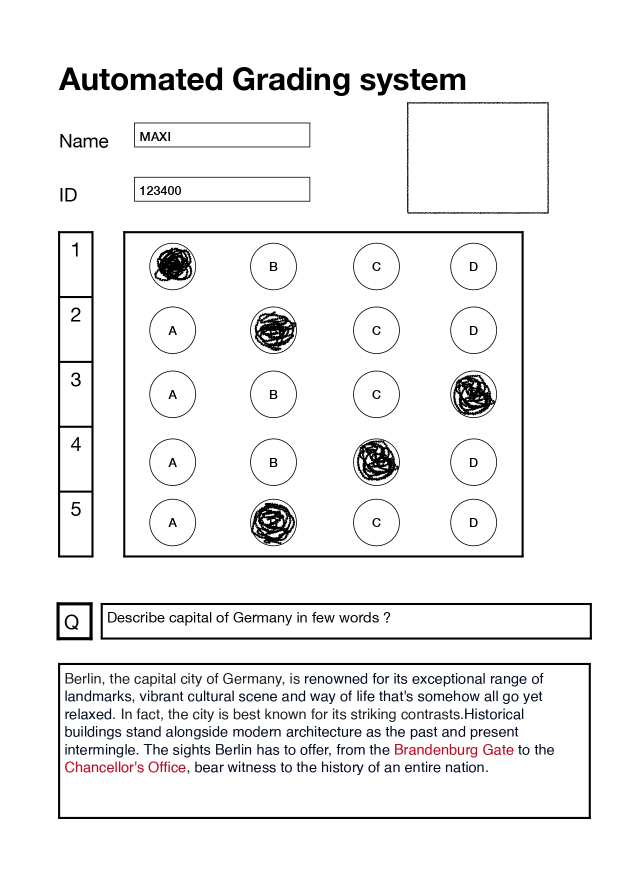
#> input picture 1.jpeg, 1241 x 1754 px (shown at 1/2 size); its folder holds only this picture in this run
$ python -i cv.py   (imports and definitions only)
#> lines starting #> are read from the running program, lines starting #| are printed output that depends on the picture; after the words box and inside, x2 and y2 are one past the last pixel; in counts of white or black regions, pixels touching at a corner belong together
#> further down, picture is the input picture: shape (1754, 1241, 3); mean B, G, R 240.3, 240, 240.2
### utils.py
import cv2
import numpy as np


# TO STACK ALL THE IMAGES IN ONE WINDOW
# [39 lines left out: function stackImages, not called in this run]


def reorder(myPoints):
    myPoints = myPoints.reshape((4, 2))  # REMOVE EXTRA BRACKET
    print(myPoints)
    myPointsNew = np.zeros((4, 1, 2), np.int32)  # NEW MATRIX WITH ARRANGED POINTS
    add = myPoints.sum(1)
    print(add)
    print(np.argmax(add))
    myPointsNew[0] = myPoints[np.argmin(add)]  # [0,0]
    myPointsNew[3] = myPoints[np.argmax(add)]  # [w,h]
    diff = np.diff(myPoints, axis=1)
    myPointsNew[1] = myPoints[np.argmin(diff)]  # [w,0]
    myPointsNew[2] = myPoints[np.argmax(diff)]  # [h,0]

    return myPointsNew


def rectContour(contours):
    rectCon = []
    max_area = 0
    for i in contours:
        area = cv2.contourArea(i)
        if area > 50:
            peri = cv2.arcLength(i, True)
            approx = cv2.approxPolyDP(i, 0.02 * peri, True)
            if len(approx) == 4:
                rectCon.append(i)
    rectCon = sorted(rectCon, key=cv2.contourArea, reverse=True)
    # print(len(rectCon))
    return rectCon


def getCornerPoints(cont):
    peri = cv2.arcLength(cont, True)  # LENGTH OF CONTOUR
    approx = cv2.approxPolyDP(cont, 0.02 * peri, True)  # APPROXIMATE THE POLY TO GET CORNER POINTS
    return approx


def splitBoxes(img):
    rows = np.vsplit(img, 5)
    boxes = []
    for r in rows:
        cols = np.hsplit(r, 4)
        for box in cols:
            boxes.append(box)
    return boxes


# [37 lines left out: functions drawGrid, showAnswers, not called in this run]

### cv.py
import cv2
import numpy as np
import utils

def grade_test_image(image, width_img=700, height_img=700, questions=5, choices=4, ans=None):
#> called with width_img = 700, height_img = 700, questions = 5, choices = 4
    global score, imgAnswerDisplay
    if ans is None:
        ans = [1, 1, 3, 2, 1]

    #img = cv2.imread(image_path)
    img = cv2.resize(image, (width_img, height_img))

    # preprocessing
    imgContours = img.copy()
    imgBiggestContours = img.copy()

    imgGray = cv2.cvtColor(img, cv2.COLOR_BGR2GRAY)
    imgBlur = cv2.GaussianBlur(imgGray, (5, 5), 1)
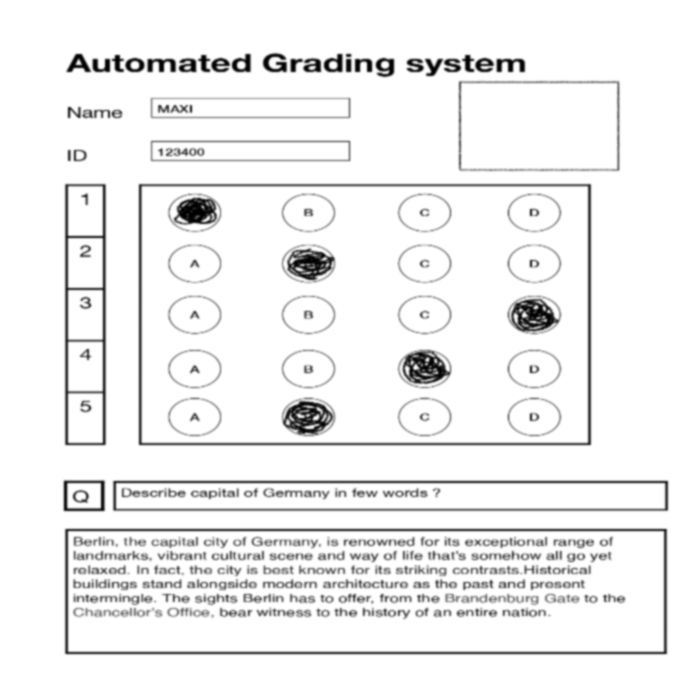
#> imgBlur: shape (700, 700); min 0, max 255, mean 239.7
    imgCanny = cv2.Canny(imgBlur, 10, 50)
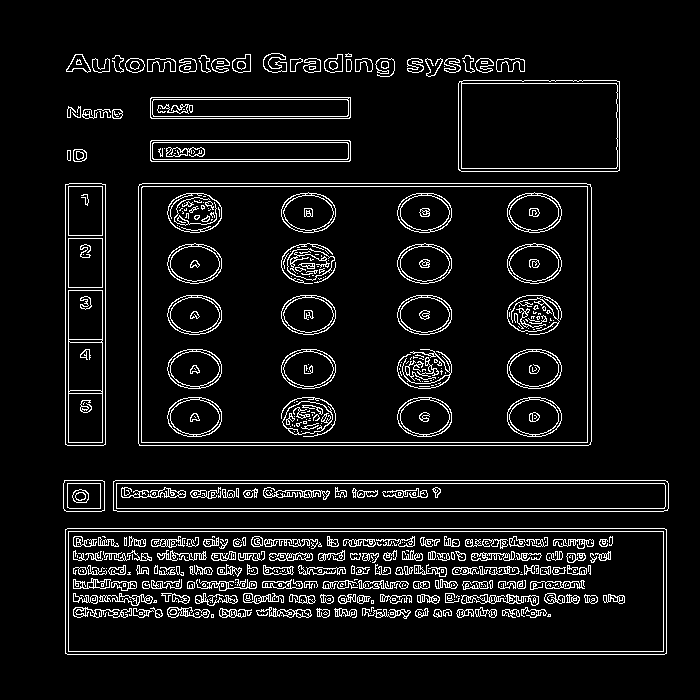
#> imgCanny: shape (700, 700); 7.4% white in thin lines or dots, all inside (x1, y1, x2, y2) = (63, 53, 669, 655)

    # Find All contours
    countours, hierarchy = cv2.findContours(imgCanny, cv2.RETR_EXTERNAL, cv2.CHAIN_APPROX_NONE)
#> countours = 42 contours, 9 with area under 20; largest, box (x1, y1, x2, y2) and area: (138, 183, 592, 446) 118668, (65, 528, 667, 655) 75720, (113, 480, 669, 512) 17190, (458, 80, 620, 172) 14629, (65, 183, 106, 446) 10470
    cv2.drawContours(imgContours, countours, -1, (0, 255, 0), 10)
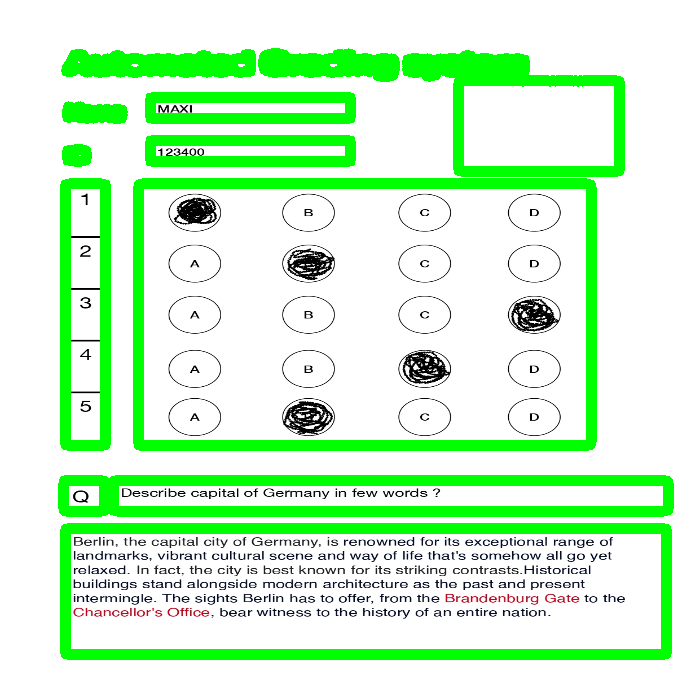
#> imgContours: shape (700, 700, 3); mean B, G, R 205.7, 247.2, 205.6

    # Find Rectangles
    rectCon = utils.rectContour(countours)
#> the loop in rectContour, `for i in contours:` made 42 passes
#> (area, peri, approx) on passes 1, 2, 3, 4, 5, 8, 16, 17: (75720, 1451.7, [[65, 529], [67, 654], [666, 653], [664, 528]]), (17190, 1168.5, [[113, 481], [117, 511], [668, 508], [665, 480]]), (1260.5, 141.1, [[64, 480], [64, 510], [104, 510], [104, 481]]), (118667.5, 1425.9, [[139, 184], [139, 445], [590, 444], [590, 184]]), (10470, 601.7, [[69, 183], [65, 444], [103, 445], [105, 184]]), (4198, 439.7, [[150, 141], [151, 161], [350, 160], [349, 140]]), (4198.5, 440.2, [[150, 98], [151, 118], [350, 117], [350, 97]]), (14629, 505.5, [[459, 81], [459, 170], [619, 170], [619, 81]])
#> (area, peri) on passes 7, 12, 20, 21, 22, 23: (143, 45.31), (83, 35.31), (57, 32.83), (227, 112.3), (174, 78.28), (139, 93.11)
#> after the loop in rectContour, `for i in contours:`: rectCon = 8 contours; box (x1, y1, x2, y2) and area: (138, 183, 592, 446) 118668, (65, 528, 667, 655) 75720, (113, 480, 669, 512) 17190, (458, 80, 620, 172) 14629, (65, 183, 106, 446) 10470, (150, 97, 351, 119) 4198, (150, 140, 351, 162) 4198, (63, 480, 105, 512) 1260
    biggestContour = utils.getCornerPoints(rectCon[0])
#> in getCornerPoints, `peri = cv2.arcLength(cont, True)`: peri = 1425.9
#> in getCornerPoints, `approx = cv2.approxPolyDP(cont, 0.02 * peri, True)`: approx = [[139, 184], [139, 445], [590, 444], [590, 184]]
#> biggestContour = [[139, 184], [139, 445], [590, 444], [590, 184]]
    Answer = utils.getCornerPoints(rectCon[1])
#> Answer = [[65, 529], [67, 654], [666, 653], [664, 528]]
    ID = utils.getCornerPoints(rectCon[7])
#> ID = [[64, 480], [64, 510], [104, 510], [104, 481]]


    if Answer.size != 0 and ID.size != 0:
        cv2.drawContours(imgBiggestContours, biggestContour, -1, (0, 255, 0), 20)
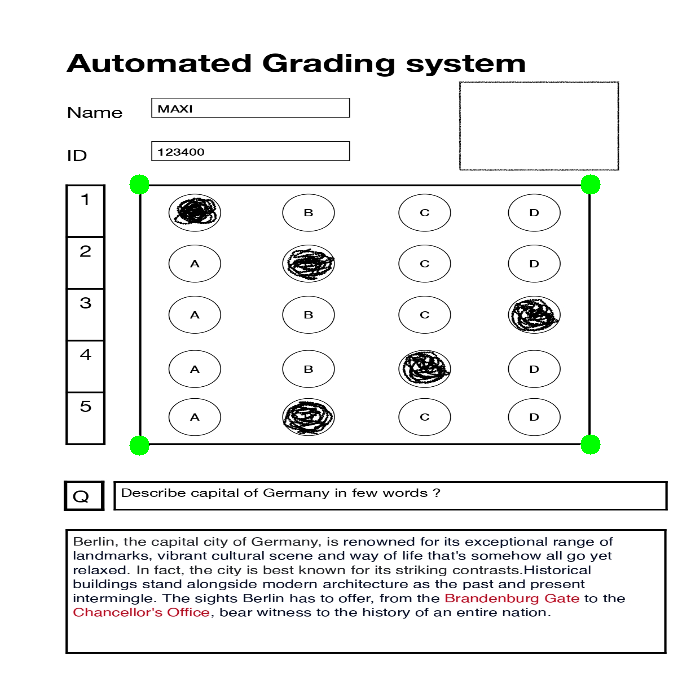
#> imgBiggestContours: shape (700, 700, 3); mean B, G, R 239.3, 239.7, 239.2
        biggestContour = utils.reorder(biggestContour)
#> in reorder, `myPoints = myPoints.reshape((4, 2))`: myPoints = [[139, 184], [139, 445], [590, 444], [590, 184]]
#| [[139 184]
#|  [139 445]
#|  [590 444]
#|  [590 184]]
#> in reorder, `add = myPoints.sum(1)`: add = [323, 584, 1034, 774]
#| [ 323  584 1034  774]
#| 2
#> in reorder, `diff = np.diff(myPoints, axis=1)`: diff = [45, 306, -146, -406]
#> biggestContour = [[139, 184], [590, 184], [139, 445], [590, 444]]
        Answer = utils.reorder(Answer)
#| [[ 65 529]
#|  [ 67 654]
#|  [666 653]
#|  [664 528]]
#| [ 594  721 1319 1192]
#| 2
#> Answer = [[65, 529], [664, 528], [67, 654], [666, 653]]
        # Question = utils.reorder(Question)
        pt1 = np.float32(biggestContour)
#> pt1 = [[139, 184], [590, 184], [139, 445], [590, 444]]
        pt2 = np.float32([[0, 0], [width_img, 0], [0, height_img], [width_img, height_img]])
        matrix = cv2.getPerspectiveTransform(pt1, pt2)
#> matrix = [[1.54, 8.29e-17, -214.7], [1.93e-16, 2.68, -492.9], [-8.49e-06, 0, 1]]
        imgWarpColored = cv2.warpPerspective(img, matrix, (width_img, height_img))
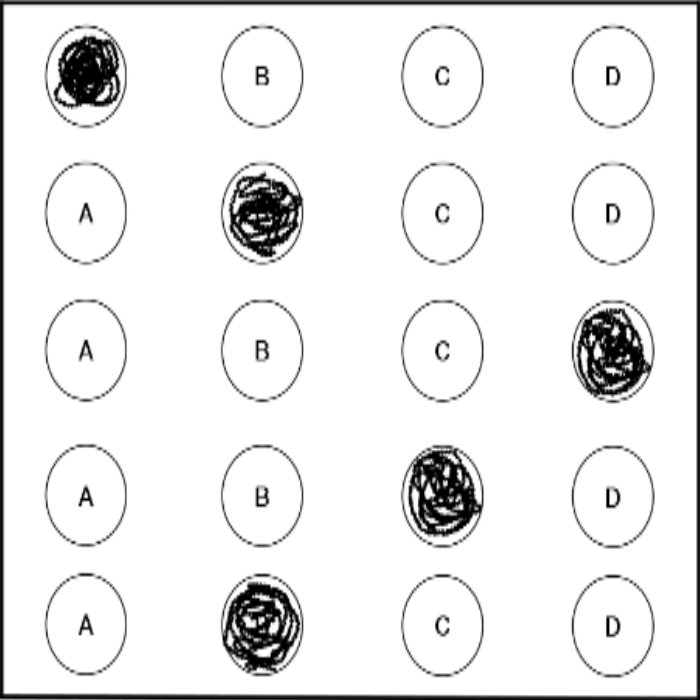
#> imgWarpColored: shape (700, 700, 3); min 0, max 255, mean 235.6


        # display Answer
        ptG1 = np.float32(Answer)
#> ptG1 = [[65, 529], [664, 528], [67, 654], [666, 653]]
        ptG2 = np.float32([[0, 0], [325, 0], [0, 150], [325, 150]])
        matrixG = cv2.getPerspectiveTransform(ptG1, ptG2)
#> matrixG = [[0.543, -0.00868, -30.67], [0.002, 1.2, -634.9], [4.75e-19, 3.61e-20, 1]]
        imgAnswerDisplay = cv2.warpPerspective(img, matrixG, (325, 150))
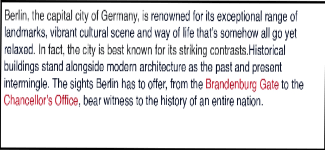
#> imgAnswerDisplay: shape (150, 325, 3); mean B, G, R 225, 223.1, 224.2


        # apply Threshold
        imgWarpGray = cv2.cvtColor(imgWarpColored, cv2.COLOR_BGR2GRAY)
        imgThresh = cv2.threshold(imgWarpGray, 190, 255, cv2.THRESH_BINARY_INV)[1]
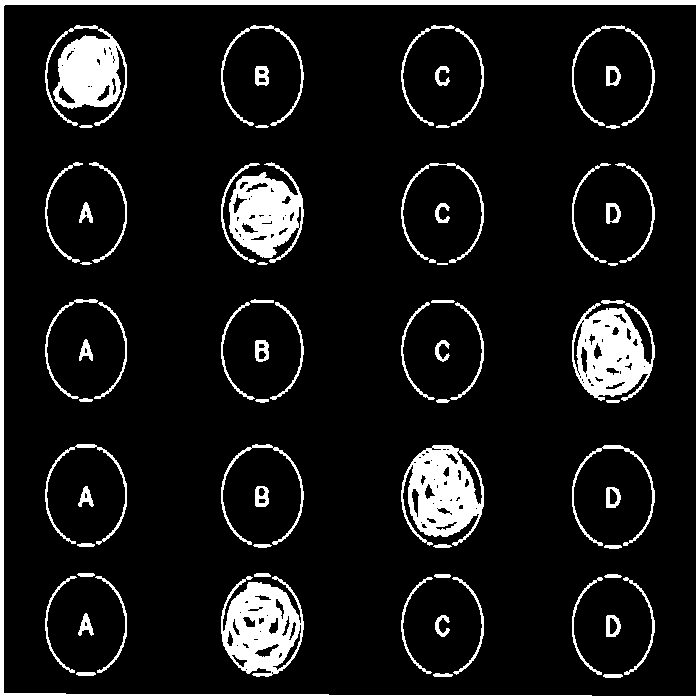
#> imgThresh: shape (700, 700); 10.5% white; 73 white regions, largest, box (x1, y1, x2, y2) and area: (0, 0, 700, 700) 12804, (221, 576, 304, 677) 5092, (401, 445, 484, 546) 5017

        boxes = utils.splitBoxes(imgThresh)
#> in splitBoxes, `rows = np.vsplit(img, 5)`: rows = 5 items
#> the loop in splitBoxes, `for r in rows:` made 5 passes
#> after the loop in splitBoxes, `for r in rows:`: boxes = 20 items
#> boxes = 20 items


        # non zero pixel values of each box
        myPixelVal = np.zeros((questions, choices))
        countC = 0
        countR = 0
        for image in boxes:
            totalPixels = cv2.countNonZero(image)
            myPixelVal[countR][countC] = totalPixels
            countC += 1
            if countC == choices: countR += 1;countC = 0
#> this loop made 20 passes
#> totalPixels on passes 1 to 12: 5824, 1846, 1785, 2353, 1453, 4736, 884, 1474, 1476, 989, 919, 5619
#> after the loop, countC = 0; countR = 5; myPixelVal = [[5824, 1846, 1785, 2353], [1453, 4736, 884, 1474], [1476, 989, 919, 5619], [1498, 992, 5077, 1541], [2590, 6184, 1809, 2291]]

        myIndex = []
        for x in range(0, questions):
            arr = myPixelVal[x]
            myIndexVal = np.where(arr == np.amax(arr))
            myIndex.append(myIndexVal[0][0])
#> this loop made 5 passes
#> (arr, myIndexVal) on passes 1 to 5: ([5824, 1846, 1785, 2353], ([0],)), ([1453, 4736, 884, 1474], ([1],)), ([1476, 989, 919, 5619], ([3],)), ([1498, 992, 5077, 1541], ([2],)), ([2590, 6184, 1809, 2291], ([1],))
#> after the loop, myIndex = [0, 1, 3, 2, 1]

        # Grading
        grading = []
        for x in range(0, questions):
            if ans[x] == myIndex[x]:
                grading.append(1)
            else:
                grading.append(0)
#> after the loop, grading = [0, 1, 1, 1, 1]

        # final grade
        score = sum(grading) / questions * 100
#> score = 80

    return score,imgAnswerDisplay

"""score,img = grade_test_image('1.jpeg')
try:
    print("SCore: ",score)
    cv2.imshow("Answer",img)
    cv2.waitKey(0)
except cv2.error as e:
    print("opencv error",e)
    """

>>> import cv2
>>> picture = cv2.imread('1.jpeg')
>>> result = grade_test_image(picture)
